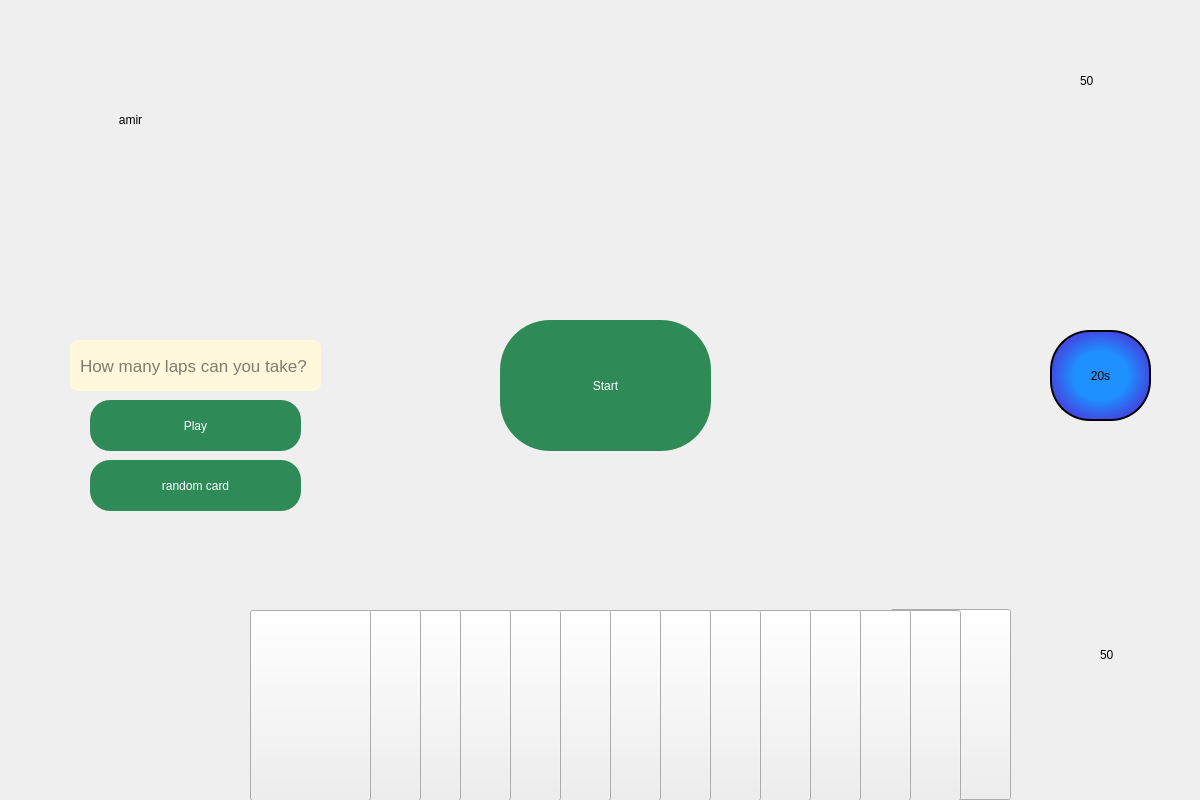
<?xml version="1.0" encoding="UTF-8"?>
<ui version="4.0">
 <class>play</class>
 <widget class="QMainWindow" name="play">
  <property name="geometry">
   <rect>
    <x>0</x>
    <y>0</y>
    <width>1200</width>
    <height>800</height>
   </rect>
  </property>
  <property name="minimumSize">
   <size>
    <width>1200</width>
    <height>800</height>
   </size>
  </property>
  <property name="maximumSize">
   <size>
    <width>1200</width>
    <height>800</height>
   </size>
  </property>
  <property name="windowTitle">
   <string>MainWindow</string>
  </property>
  <widget class="QWidget" name="centralwidget">
   <widget class="QLabel" name="label">
    <property name="geometry">
     <rect>
      <x>0</x>
      <y>0</y>
      <width>1200</width>
      <height>800</height>
     </rect>
    </property>
    <property name="styleSheet">
     <string notr="true">border-image: url(:/board1.jpg);

</string>
    </property>
    <property name="text">
     <string/>
    </property>
   </widget>
   <widget class="QPushButton" name="cardButton_14">
    <property name="geometry">
     <rect>
      <x>890</x>
      <y>609</y>
      <width>121</width>
      <height>191</height>
     </rect>
    </property>
    <property name="styleSheet">
     <string notr="true">border-image: url(:/parrot.png);</string>
    </property>
    <property name="text">
     <string/>
    </property>
   </widget>
   <widget class="QPushButton" name="cardButton_12">
    <property name="geometry">
     <rect>
      <x>840</x>
      <y>610</y>
      <width>121</width>
      <height>191</height>
     </rect>
    </property>
    <property name="styleSheet">
     <string notr="true">border-image: url(:/parrot.png);</string>
    </property>
    <property name="text">
     <string/>
    </property>
   </widget>
   <widget class="QPushButton" name="cardButton_10">
    <property name="geometry">
     <rect>
      <x>790</x>
      <y>610</y>
      <width>121</width>
      <height>191</height>
     </rect>
    </property>
    <property name="styleSheet">
     <string notr="true">border-image: url(:/parrot.png);</string>
    </property>
    <property name="text">
     <string/>
    </property>
   </widget>
   <widget class="QPushButton" name="cardButton_8">
    <property name="geometry">
     <rect>
      <x>740</x>
      <y>610</y>
      <width>121</width>
      <height>191</height>
     </rect>
    </property>
    <property name="styleSheet">
     <string notr="true">border-image: url(:/parrot.png);</string>
    </property>
    <property name="text">
     <string/>
    </property>
   </widget>
   <widget class="QPushButton" name="cardButton_6">
    <property name="geometry">
     <rect>
      <x>690</x>
      <y>610</y>
      <width>121</width>
      <height>191</height>
     </rect>
    </property>
    <property name="styleSheet">
     <string notr="true">border-image: url(:/parrot.png);</string>
    </property>
    <property name="text">
     <string/>
    </property>
   </widget>
   <widget class="QPushButton" name="cardButton_4">
    <property name="geometry">
     <rect>
      <x>640</x>
      <y>610</y>
      <width>121</width>
      <height>191</height>
     </rect>
    </property>
    <property name="styleSheet">
     <string notr="true">border-image: url(:/parrot.png);</string>
    </property>
    <property name="text">
     <string/>
    </property>
   </widget>
   <widget class="QPushButton" name="cardButton_2">
    <property name="geometry">
     <rect>
      <x>590</x>
      <y>610</y>
      <width>121</width>
      <height>191</height>
     </rect>
    </property>
    <property name="styleSheet">
     <string notr="true">border-image: url(:/parrot.png);</string>
    </property>
    <property name="text">
     <string/>
    </property>
   </widget>
   <widget class="QPushButton" name="cardButton_1">
    <property name="geometry">
     <rect>
      <x>540</x>
      <y>610</y>
      <width>121</width>
      <height>191</height>
     </rect>
    </property>
    <property name="cursor">
     <cursorShape>PointingHandCursor</cursorShape>
    </property>
    <property name="styleSheet">
     <string notr="true">border-image: url(:/parrot.png);</string>
    </property>
    <property name="text">
     <string/>
    </property>
   </widget>
   <widget class="QPushButton" name="cardButton_3">
    <property name="geometry">
     <rect>
      <x>490</x>
      <y>610</y>
      <width>121</width>
      <height>191</height>
     </rect>
    </property>
    <property name="styleSheet">
     <string notr="true">border-image: url(:/parrot.png);</string>
    </property>
    <property name="text">
     <string/>
    </property>
   </widget>
   <widget class="QPushButton" name="cardButton_5">
    <property name="geometry">
     <rect>
      <x>440</x>
      <y>610</y>
      <width>121</width>
      <height>191</height>
     </rect>
    </property>
    <property name="styleSheet">
     <string notr="true">border-image: url(:/parrot.png);</string>
    </property>
    <property name="text">
     <string/>
    </property>
   </widget>
   <widget class="QPushButton" name="cardButton_7">
    <property name="geometry">
     <rect>
      <x>390</x>
      <y>610</y>
      <width>121</width>
      <height>191</height>
     </rect>
    </property>
    <property name="styleSheet">
     <string notr="true">border-image: url(:/parrot.png);</string>
    </property>
    <property name="text">
     <string/>
    </property>
   </widget>
   <widget class="QPushButton" name="cardButton_9">
    <property name="geometry">
     <rect>
      <x>340</x>
      <y>610</y>
      <width>121</width>
      <height>191</height>
     </rect>
    </property>
    <property name="styleSheet">
     <string notr="true">border-image: url(:/parrot.png);</string>
    </property>
    <property name="text">
     <string/>
    </property>
   </widget>
   <widget class="QPushButton" name="cardButton_11">
    <property name="geometry">
     <rect>
      <x>300</x>
      <y>610</y>
      <width>121</width>
      <height>191</height>
     </rect>
    </property>
    <property name="styleSheet">
     <string notr="true">border-image: url(:/parrot.png);</string>
    </property>
    <property name="text">
     <string/>
    </property>
   </widget>
   <widget class="QPushButton" name="cardButton_13">
    <property name="geometry">
     <rect>
      <x>250</x>
      <y>610</y>
      <width>121</width>
      <height>191</height>
     </rect>
    </property>
    <property name="styleSheet">
     <string notr="true">border-image: url(:/parrot.png);</string>
    </property>
    <property name="text">
     <string/>
    </property>
   </widget>
   <widget class="QLabel" name="cardlabel_14">
    <property name="geometry">
     <rect>
      <x>850</x>
      <y>-30</y>
      <width>151</width>
      <height>241</height>
     </rect>
    </property>
    <property name="styleSheet">
     <string notr="true">border-image: url(:/queen.png);
border-image: url(:/labelCard.png);
</string>
    </property>
    <property name="text">
     <string/>
    </property>
   </widget>
   <widget class="QLabel" name="cardlabel_12">
    <property name="geometry">
     <rect>
      <x>810</x>
      <y>-30</y>
      <width>151</width>
      <height>241</height>
     </rect>
    </property>
    <property name="styleSheet">
     <string notr="true">border-image: url(:/queen.png);
border-image: url(:/labelCard.png);
</string>
    </property>
    <property name="text">
     <string/>
    </property>
   </widget>
   <widget class="QLabel" name="cardlabel_10">
    <property name="geometry">
     <rect>
      <x>750</x>
      <y>-30</y>
      <width>151</width>
      <height>241</height>
     </rect>
    </property>
    <property name="styleSheet">
     <string notr="true">border-image: url(:/queen.png);
border-image: url(:/labelCard.png);
</string>
    </property>
    <property name="text">
     <string/>
    </property>
   </widget>
   <widget class="QLabel" name="cardlabel_8">
    <property name="geometry">
     <rect>
      <x>700</x>
      <y>-30</y>
      <width>151</width>
      <height>241</height>
     </rect>
    </property>
    <property name="styleSheet">
     <string notr="true">border-image: url(:/queen.png);
border-image: url(:/labelCard.png);
</string>
    </property>
    <property name="text">
     <string/>
    </property>
   </widget>
   <widget class="QLabel" name="cardlabel_6">
    <property name="geometry">
     <rect>
      <x>650</x>
      <y>-30</y>
      <width>151</width>
      <height>241</height>
     </rect>
    </property>
    <property name="styleSheet">
     <string notr="true">border-image: url(:/queen.png);
border-image: url(:/labelCard.png);
</string>
    </property>
    <property name="text">
     <string/>
    </property>
   </widget>
   <widget class="QLabel" name="cardlabel_4">
    <property name="geometry">
     <rect>
      <x>600</x>
      <y>-30</y>
      <width>151</width>
      <height>241</height>
     </rect>
    </property>
    <property name="styleSheet">
     <string notr="true">border-image: url(:/queen.png);
border-image: url(:/labelCard.png);
</string>
    </property>
    <property name="text">
     <string/>
    </property>
   </widget>
   <widget class="QLabel" name="cardlabel_2">
    <property name="geometry">
     <rect>
      <x>550</x>
      <y>-30</y>
      <width>151</width>
      <height>241</height>
     </rect>
    </property>
    <property name="styleSheet">
     <string notr="true">border-image: url(:/queen.png);
border-image: url(:/labelCard.png);
</string>
    </property>
    <property name="text">
     <string/>
    </property>
   </widget>
   <widget class="QLabel" name="cardlabel_1">
    <property name="geometry">
     <rect>
      <x>490</x>
      <y>-30</y>
      <width>151</width>
      <height>241</height>
     </rect>
    </property>
    <property name="styleSheet">
     <string notr="true">border-image: url(:/queen.png);
border-image: url(:/labelCard.png);
</string>
    </property>
    <property name="text">
     <string/>
    </property>
   </widget>
   <widget class="QLabel" name="cardlabel_3">
    <property name="geometry">
     <rect>
      <x>440</x>
      <y>-30</y>
      <width>151</width>
      <height>241</height>
     </rect>
    </property>
    <property name="styleSheet">
     <string notr="true">border-image: url(:/queen.png);
border-image: url(:/labelCard.png);
</string>
    </property>
    <property name="text">
     <string/>
    </property>
   </widget>
   <widget class="QLabel" name="cardlabel_5">
    <property name="geometry">
     <rect>
      <x>390</x>
      <y>-30</y>
      <width>151</width>
      <height>241</height>
     </rect>
    </property>
    <property name="styleSheet">
     <string notr="true">border-image: url(:/queen.png);
border-image: url(:/labelCard.png);
</string>
    </property>
    <property name="text">
     <string/>
    </property>
   </widget>
   <widget class="QLabel" name="cardlabel_7">
    <property name="geometry">
     <rect>
      <x>340</x>
      <y>-30</y>
      <width>151</width>
      <height>241</height>
     </rect>
    </property>
    <property name="styleSheet">
     <string notr="true">border-image: url(:/queen.png);
border-image: url(:/labelCard.png);
</string>
    </property>
    <property name="text">
     <string/>
    </property>
   </widget>
   <widget class="QLabel" name="cardlabel_9">
    <property name="geometry">
     <rect>
      <x>280</x>
      <y>-30</y>
      <width>151</width>
      <height>241</height>
     </rect>
    </property>
    <property name="styleSheet">
     <string notr="true">border-image: url(:/queen.png);
border-image: url(:/labelCard.png);
</string>
    </property>
    <property name="text">
     <string/>
    </property>
   </widget>
   <widget class="QLabel" name="cardlabel_11">
    <property name="geometry">
     <rect>
      <x>230</x>
      <y>-30</y>
      <width>151</width>
      <height>241</height>
     </rect>
    </property>
    <property name="styleSheet">
     <string notr="true">border-image: url(:/queen.png);
border-image: url(:/labelCard.png);
</string>
    </property>
    <property name="text">
     <string/>
    </property>
   </widget>
   <widget class="QLabel" name="cardlabel_13">
    <property name="geometry">
     <rect>
      <x>190</x>
      <y>-30</y>
      <width>151</width>
      <height>241</height>
     </rect>
    </property>
    <property name="styleSheet">
     <string notr="true">border-image: url(:/queen.png);
border-image: url(:/labelCard.png);
</string>
    </property>
    <property name="text">
     <string/>
    </property>
   </widget>
   <widget class="QLabel" name="wincardlabel_1">
    <property name="geometry">
     <rect>
      <x>282</x>
      <y>510</y>
      <width>101</width>
      <height>51</height>
     </rect>
    </property>
    <property name="styleSheet">
     <string notr="true">border-image: url(:/labelCard_land.png);</string>
    </property>
    <property name="text">
     <string/>
    </property>
   </widget>
   <widget class="QLabel" name="wincardlabel_2">
    <property name="geometry">
     <rect>
      <x>310</x>
      <y>530</y>
      <width>101</width>
      <height>51</height>
     </rect>
    </property>
    <property name="styleSheet">
     <string notr="true">border-image: url(:/labelCard_land.png);</string>
    </property>
    <property name="text">
     <string/>
    </property>
   </widget>
   <widget class="QLabel" name="wincardlabel_3">
    <property name="geometry">
     <rect>
      <x>360</x>
      <y>510</y>
      <width>101</width>
      <height>51</height>
     </rect>
    </property>
    <property name="styleSheet">
     <string notr="true">border-image: url(:/labelCard_land.png);</string>
    </property>
    <property name="text">
     <string/>
    </property>
   </widget>
   <widget class="QLabel" name="wincardlabel_4">
    <property name="geometry">
     <rect>
      <x>400</x>
      <y>530</y>
      <width>101</width>
      <height>51</height>
     </rect>
    </property>
    <property name="styleSheet">
     <string notr="true">border-image: url(:/labelCard_land.png);</string>
    </property>
    <property name="text">
     <string/>
    </property>
   </widget>
   <widget class="QLabel" name="wincardlabel_5">
    <property name="geometry">
     <rect>
      <x>440</x>
      <y>510</y>
      <width>101</width>
      <height>51</height>
     </rect>
    </property>
    <property name="styleSheet">
     <string notr="true">border-image: url(:/labelCard_land.png);</string>
    </property>
    <property name="text">
     <string/>
    </property>
   </widget>
   <widget class="QLabel" name="wincardlabel_6">
    <property name="geometry">
     <rect>
      <x>490</x>
      <y>530</y>
      <width>101</width>
      <height>51</height>
     </rect>
    </property>
    <property name="styleSheet">
     <string notr="true">border-image: url(:/labelCard_land.png);</string>
    </property>
    <property name="text">
     <string/>
    </property>
   </widget>
   <widget class="QLabel" name="wincardlabel_7">
    <property name="geometry">
     <rect>
      <x>530</x>
      <y>510</y>
      <width>101</width>
      <height>51</height>
     </rect>
    </property>
    <property name="styleSheet">
     <string notr="true">border-image: url(:/labelCard_land.png);</string>
    </property>
    <property name="text">
     <string/>
    </property>
   </widget>
   <widget class="QLabel" name="wincardlabel_8">
    <property name="geometry">
     <rect>
      <x>580</x>
      <y>530</y>
      <width>101</width>
      <height>51</height>
     </rect>
    </property>
    <property name="styleSheet">
     <string notr="true">border-image: url(:/labelCard_land.png);</string>
    </property>
    <property name="text">
     <string/>
    </property>
   </widget>
   <widget class="QLabel" name="wincardlabel_9">
    <property name="geometry">
     <rect>
      <x>620</x>
      <y>510</y>
      <width>101</width>
      <height>51</height>
     </rect>
    </property>
    <property name="styleSheet">
     <string notr="true">border-image: url(:/labelCard_land.png);</string>
    </property>
    <property name="text">
     <string/>
    </property>
   </widget>
   <widget class="QLabel" name="wincardlabel_10">
    <property name="geometry">
     <rect>
      <x>670</x>
      <y>530</y>
      <width>101</width>
      <height>51</height>
     </rect>
    </property>
    <property name="styleSheet">
     <string notr="true">border-image: url(:/labelCard_land.png);</string>
    </property>
    <property name="text">
     <string/>
    </property>
   </widget>
   <widget class="QLabel" name="wincardlabel_11">
    <property name="geometry">
     <rect>
      <x>720</x>
      <y>510</y>
      <width>101</width>
      <height>51</height>
     </rect>
    </property>
    <property name="styleSheet">
     <string notr="true">border-image: url(:/labelCard_land.png);</string>
    </property>
    <property name="text">
     <string/>
    </property>
   </widget>
   <widget class="QLabel" name="wincardlabel_12">
    <property name="geometry">
     <rect>
      <x>760</x>
      <y>530</y>
      <width>101</width>
      <height>51</height>
     </rect>
    </property>
    <property name="styleSheet">
     <string notr="true">border-image: url(:/labelCard_land.png);</string>
    </property>
    <property name="text">
     <string/>
    </property>
   </widget>
   <widget class="QLabel" name="wincardlabel_13">
    <property name="geometry">
     <rect>
      <x>810</x>
      <y>510</y>
      <width>101</width>
      <height>51</height>
     </rect>
    </property>
    <property name="styleSheet">
     <string notr="true">border-image: url(:/labelCard_land.png);</string>
    </property>
    <property name="text">
     <string/>
    </property>
   </widget>
   <widget class="QLabel" name="wincardlabel_14">
    <property name="geometry">
     <rect>
      <x>860</x>
      <y>530</y>
      <width>101</width>
      <height>51</height>
     </rect>
    </property>
    <property name="styleSheet">
     <string notr="true">border-image: url(:/labelCard_land.png);</string>
    </property>
    <property name="text">
     <string/>
    </property>
   </widget>
   <widget class="QLabel" name="losecardlardlabel_1">
    <property name="geometry">
     <rect>
      <x>270</x>
      <y>180</y>
      <width>101</width>
      <height>51</height>
     </rect>
    </property>
    <property name="styleSheet">
     <string notr="true">border-image: url(:/labelCard_land.png);</string>
    </property>
    <property name="text">
     <string/>
    </property>
   </widget>
   <widget class="QLabel" name="losecardlardlabel_2">
    <property name="geometry">
     <rect>
      <x>310</x>
      <y>200</y>
      <width>101</width>
      <height>51</height>
     </rect>
    </property>
    <property name="styleSheet">
     <string notr="true">border-image: url(:/labelCard_land.png);</string>
    </property>
    <property name="text">
     <string/>
    </property>
   </widget>
   <widget class="QLabel" name="losecardlardlabel_3">
    <property name="geometry">
     <rect>
      <x>350</x>
      <y>180</y>
      <width>101</width>
      <height>51</height>
     </rect>
    </property>
    <property name="styleSheet">
     <string notr="true">border-image: url(:/labelCard_land.png);</string>
    </property>
    <property name="text">
     <string/>
    </property>
   </widget>
   <widget class="QLabel" name="losecardlardlabel_4">
    <property name="geometry">
     <rect>
      <x>400</x>
      <y>200</y>
      <width>101</width>
      <height>51</height>
     </rect>
    </property>
    <property name="styleSheet">
     <string notr="true">border-image: url(:/labelCard_land.png);</string>
    </property>
    <property name="text">
     <string/>
    </property>
   </widget>
   <widget class="QLabel" name="losecardlardlabel_5">
    <property name="geometry">
     <rect>
      <x>450</x>
      <y>180</y>
      <width>101</width>
      <height>51</height>
     </rect>
    </property>
    <property name="styleSheet">
     <string notr="true">border-image: url(:/labelCard_land.png);</string>
    </property>
    <property name="text">
     <string/>
    </property>
   </widget>
   <widget class="QLabel" name="losecardlardlabel_6">
    <property name="geometry">
     <rect>
      <x>490</x>
      <y>200</y>
      <width>101</width>
      <height>51</height>
     </rect>
    </property>
    <property name="styleSheet">
     <string notr="true">border-image: url(:/labelCard_land.png);</string>
    </property>
    <property name="text">
     <string/>
    </property>
   </widget>
   <widget class="QLabel" name="losecardlardlabel_7">
    <property name="geometry">
     <rect>
      <x>540</x>
      <y>180</y>
      <width>101</width>
      <height>51</height>
     </rect>
    </property>
    <property name="styleSheet">
     <string notr="true">border-image: url(:/labelCard_land.png);</string>
    </property>
    <property name="text">
     <string/>
    </property>
   </widget>
   <widget class="QLabel" name="losecardlardlabel_8">
    <property name="geometry">
     <rect>
      <x>590</x>
      <y>200</y>
      <width>101</width>
      <height>51</height>
     </rect>
    </property>
    <property name="styleSheet">
     <string notr="true">border-image: url(:/labelCard_land.png);</string>
    </property>
    <property name="text">
     <string/>
    </property>
   </widget>
   <widget class="QLabel" name="losecardlardlabel_9">
    <property name="geometry">
     <rect>
      <x>630</x>
      <y>180</y>
      <width>101</width>
      <height>51</height>
     </rect>
    </property>
    <property name="styleSheet">
     <string notr="true">border-image: url(:/labelCard_land.png);</string>
    </property>
    <property name="text">
     <string/>
    </property>
   </widget>
   <widget class="QLabel" name="losecardlardlabel_10">
    <property name="geometry">
     <rect>
      <x>680</x>
      <y>200</y>
      <width>101</width>
      <height>51</height>
     </rect>
    </property>
    <property name="styleSheet">
     <string notr="true">border-image: url(:/labelCard_land.png);</string>
    </property>
    <property name="text">
     <string/>
    </property>
   </widget>
   <widget class="QLabel" name="losecardlardlabel_11">
    <property name="geometry">
     <rect>
      <x>720</x>
      <y>180</y>
      <width>101</width>
      <height>51</height>
     </rect>
    </property>
    <property name="styleSheet">
     <string notr="true">border-image: url(:/labelCard_land.png);</string>
    </property>
    <property name="text">
     <string/>
    </property>
   </widget>
   <widget class="QLabel" name="losecardlardlabel_12">
    <property name="geometry">
     <rect>
      <x>770</x>
      <y>200</y>
      <width>101</width>
      <height>51</height>
     </rect>
    </property>
    <property name="styleSheet">
     <string notr="true">border-image: url(:/labelCard_land.png);</string>
    </property>
    <property name="text">
     <string/>
    </property>
   </widget>
   <widget class="QLabel" name="losecardlardlabel_13">
    <property name="geometry">
     <rect>
      <x>820</x>
      <y>180</y>
      <width>101</width>
      <height>51</height>
     </rect>
    </property>
    <property name="styleSheet">
     <string notr="true">border-image: url(:/labelCard_land.png);</string>
    </property>
    <property name="text">
     <string/>
    </property>
   </widget>
   <widget class="QLabel" name="losecardlardlabel_14">
    <property name="geometry">
     <rect>
      <x>870</x>
      <y>200</y>
      <width>101</width>
      <height>51</height>
     </rect>
    </property>
    <property name="styleSheet">
     <string notr="true">border-image: url(:/labelCard_land.png);</string>
    </property>
    <property name="text">
     <string/>
    </property>
   </widget>
   <widget class="QLabel" name="played_label_1">
    <property name="geometry">
     <rect>
      <x>620</x>
      <y>330</y>
      <width>101</width>
      <height>151</height>
     </rect>
    </property>
    <property name="styleSheet">
     <string notr="true">border-image: url(:/parrot.png);</string>
    </property>
    <property name="text">
     <string/>
    </property>
   </widget>
   <widget class="QLabel" name="played_label_2">
    <property name="geometry">
     <rect>
      <x>520</x>
      <y>260</y>
      <width>101</width>
      <height>151</height>
     </rect>
    </property>
    <property name="styleSheet">
     <string notr="true">border-image: url(:/parrot.png);</string>
    </property>
    <property name="text">
     <string/>
    </property>
   </widget>
   <widget class="QLabel" name="usernameLabel">
    <property name="geometry">
     <rect>
      <x>100</x>
      <y>110</y>
      <width>61</width>
      <height>20</height>
     </rect>
    </property>
    <property name="styleSheet">
     <string notr="true">font: 350 14pt &quot;Segoe UI Variable Text Semiligh&quot;;</string>
    </property>
    <property name="text">
     <string>amir</string>
    </property>
    <property name="alignment">
     <set>Qt::AlignCenter</set>
    </property>
   </widget>
   <widget class="QLabel" name="label_3">
    <property name="geometry">
     <rect>
      <x>90</x>
      <y>20</y>
      <width>81</width>
      <height>81</height>
     </rect>
    </property>
    <property name="styleSheet">
     <string notr="true">border-image: url(:/profile_cartoon.png);</string>
    </property>
    <property name="text">
     <string/>
    </property>
   </widget>
   <widget class="QLabel" name="mypointlabel">
    <property name="geometry">
     <rect>
      <x>1100</x>
      <y>640</y>
      <width>91</width>
      <height>30</height>
     </rect>
    </property>
    <property name="styleSheet">
     <string notr="true">font: 700 16pt &quot;Segoe UI&quot;;</string>
    </property>
    <property name="text">
     <string>50</string>
    </property>
    <property name="alignment">
     <set>Qt::AlignLeading|Qt::AlignLeft|Qt::AlignVCenter</set>
    </property>
   </widget>
   <widget class="QLabel" name="label_2">
    <property name="geometry">
     <rect>
      <x>1020</x>
      <y>620</y>
      <width>71</width>
      <height>71</height>
     </rect>
    </property>
    <property name="styleSheet">
     <string notr="true">border-image: url(:/star.png);</string>
    </property>
    <property name="text">
     <string/>
    </property>
   </widget>
   <widget class="QLabel" name="pointlabel_2">
    <property name="geometry">
     <rect>
      <x>1080</x>
      <y>60</y>
      <width>91</width>
      <height>41</height>
     </rect>
    </property>
    <property name="styleSheet">
     <string notr="true">font: 700 16pt &quot;Segoe UI&quot;;</string>
    </property>
    <property name="text">
     <string>50</string>
    </property>
    <property name="alignment">
     <set>Qt::AlignLeading|Qt::AlignLeft|Qt::AlignVCenter</set>
    </property>
   </widget>
   <widget class="QLabel" name="label_5">
    <property name="geometry">
     <rect>
      <x>1010</x>
      <y>50</y>
      <width>61</width>
      <height>61</height>
     </rect>
    </property>
    <property name="styleSheet">
     <string notr="true">border-image: url(:/star.png);</string>
    </property>
    <property name="text">
     <string/>
    </property>
   </widget>
   <widget class="QLineEdit" name="lineEdit_predicet">
    <property name="geometry">
     <rect>
      <x>70</x>
      <y>340</y>
      <width>251</width>
      <height>51</height>
     </rect>
    </property>
    <property name="styleSheet">
     <string notr="true">border-radius:5px;
padding-left:8px;
border-radius:8px;
color:#00000;
background-color:#FFF8DC;
font-size:17px;</string>
    </property>
    <property name="placeholderText">
     <string>How many laps can you take?</string>
    </property>
   </widget>
   <widget class="QPushButton" name="pushButton_play">
    <property name="geometry">
     <rect>
      <x>90</x>
      <y>400</y>
      <width>211</width>
      <height>51</height>
     </rect>
    </property>
    <property name="styleSheet">
     <string notr="true">QPushButton{
font: 700 10pt &quot;B Titr&quot;;
border-radius:20px;
color:#fff;
font: 10pt &quot;MS Reference Sans Serif&quot;;
background-color:#2E8B57;
}
QPushButton:hover{
background-color:#3CB371;
}</string>
    </property>
    <property name="text">
     <string>Play</string>
    </property>
   </widget>
   <widget class="QPushButton" name="pushButton_start">
    <property name="geometry">
     <rect>
      <x>500</x>
      <y>320</y>
      <width>211</width>
      <height>131</height>
     </rect>
    </property>
    <property name="styleSheet">
     <string notr="true">QPushButton{
font: 700 10pt &quot;B Titr&quot;;
border-radius:50px;
color:#fff;
font: 15pt &quot;MS Reference Sans Serif&quot;;
background-color:#2E8B57;
}
QPushButton:hover{
background-color:#3CB371;
}</string>
    </property>
    <property name="text">
     <string>Start</string>
    </property>
   </widget>
   <widget class="QPushButton" name="pushButton_randcard">
    <property name="geometry">
     <rect>
      <x>90</x>
      <y>460</y>
      <width>211</width>
      <height>51</height>
     </rect>
    </property>
    <property name="styleSheet">
     <string notr="true">QPushButton{
font: 700 10pt &quot;B Titr&quot;;
border-radius:20px;
color:#fff;
font: 10pt &quot;MS Reference Sans Serif&quot;;
background-color:#2E8B57;
}
QPushButton:hover{
background-color:#3CB371;
}</string>
    </property>
    <property name="text">
     <string>random card</string>
    </property>
   </widget>
   <widget class="QLabel" name="time_label">
    <property name="geometry">
     <rect>
      <x>1050</x>
      <y>330</y>
      <width>101</width>
      <height>91</height>
     </rect>
    </property>
    <property name="styleSheet">
     <string notr="true">border-radius:40px;
background-color: qradialgradient(spread:pad, cx:0.5, cy:0.5, radius:0.5, fx:0.509808, fy:0.506, stop:0.543269 rgba(30, 144, 255, 255), stop:0.990385 rgba(62, 78, 228, 255));
border:1.5px solid;
font: 700 12pt &quot;Sitka Small&quot;;
border-color:#000;</string>
    </property>
    <property name="text">
     <string>20s</string>
    </property>
    <property name="alignment">
     <set>Qt::AlignCenter</set>
    </property>
   </widget>
   <zorder>label</zorder>
   <zorder>cardButton_14</zorder>
   <zorder>cardButton_12</zorder>
   <zorder>cardButton_10</zorder>
   <zorder>cardButton_8</zorder>
   <zorder>cardButton_6</zorder>
   <zorder>cardButton_4</zorder>
   <zorder>cardButton_2</zorder>
   <zorder>cardButton_1</zorder>
   <zorder>cardButton_3</zorder>
   <zorder>cardButton_5</zorder>
   <zorder>cardButton_7</zorder>
   <zorder>cardButton_9</zorder>
   <zorder>cardButton_11</zorder>
   <zorder>cardButton_13</zorder>
   <zorder>cardlabel_14</zorder>
   <zorder>cardlabel_12</zorder>
   <zorder>cardlabel_10</zorder>
   <zorder>cardlabel_8</zorder>
   <zorder>cardlabel_6</zorder>
   <zorder>cardlabel_4</zorder>
   <zorder>cardlabel_2</zorder>
   <zorder>cardlabel_1</zorder>
   <zorder>cardlabel_3</zorder>
   <zorder>cardlabel_5</zorder>
   <zorder>cardlabel_7</zorder>
   <zorder>cardlabel_9</zorder>
   <zorder>cardlabel_11</zorder>
   <zorder>cardlabel_13</zorder>
   <zorder>wincardlabel_1</zorder>
   <zorder>wincardlabel_2</zorder>
   <zorder>wincardlabel_3</zorder>
   <zorder>wincardlabel_4</zorder>
   <zorder>wincardlabel_5</zorder>
   <zorder>wincardlabel_6</zorder>
   <zorder>wincardlabel_7</zorder>
   <zorder>wincardlabel_8</zorder>
   <zorder>wincardlabel_9</zorder>
   <zorder>wincardlabel_10</zorder>
   <zorder>wincardlabel_11</zorder>
   <zorder>wincardlabel_12</zorder>
   <zorder>wincardlabel_13</zorder>
   <zorder>wincardlabel_14</zorder>
   <zorder>losecardlardlabel_1</zorder>
   <zorder>losecardlardlabel_2</zorder>
   <zorder>losecardlardlabel_3</zorder>
   <zorder>losecardlardlabel_4</zorder>
   <zorder>losecardlardlabel_5</zorder>
   <zorder>losecardlardlabel_6</zorder>
   <zorder>losecardlardlabel_7</zorder>
   <zorder>losecardlardlabel_8</zorder>
   <zorder>losecardlardlabel_9</zorder>
   <zorder>losecardlardlabel_10</zorder>
   <zorder>losecardlardlabel_11</zorder>
   <zorder>losecardlardlabel_12</zorder>
   <zorder>losecardlardlabel_13</zorder>
   <zorder>losecardlardlabel_14</zorder>
   <zorder>played_label_1</zorder>
   <zorder>played_label_2</zorder>
   <zorder>usernameLabel</zorder>
   <zorder>label_3</zorder>
   <zorder>label_2</zorder>
   <zorder>mypointlabel</zorder>
   <zorder>label_5</zorder>
   <zorder>lineEdit_predicet</zorder>
   <zorder>pushButton_play</zorder>
   <zorder>pushButton_start</zorder>
   <zorder>pushButton_randcard</zorder>
   <zorder>time_label</zorder>
   <zorder>pointlabel_2</zorder>
  </widget>
 </widget>
 <resources/>
 <connections/>
</ui>
